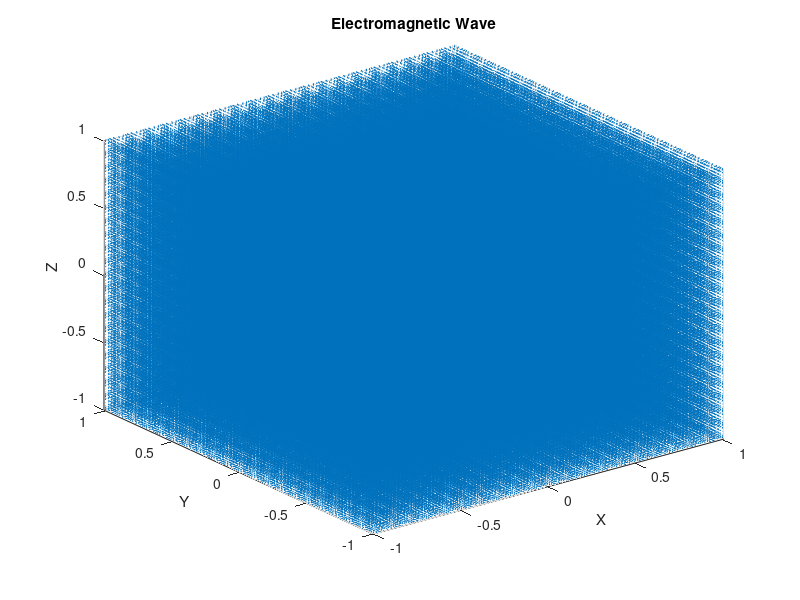

This chart was generated by the following MATLAB code:
% Define spatial dimensions
x = linspace(-1, 1, 100);
y = linspace(-1, 1, 100);
z = linspace(-1, 1, 100);

[X, Y, Z] = meshgrid(x, y, z);

% Define wave parameters
lambda = 0.1; % Wavelength
k = 2*pi/lambda; % Wave number
omega = 2*pi; % Angular frequency

% Define time parameter
t = 0;

% Calculate electric field
E_x = real(exp(1i*(k*X - omega*t)));
E_y = real(exp(1i*(k*Y - omega*t)));
E_z = real(exp(1i*(k*Z - omega*t)));

% Plot
figure;
quiver3(X, Y, Z, E_x, E_y, E_z);
xlabel('X');
ylabel('Y');
zlabel('Z');
title('Electromagnetic Wave');
axis tight;
